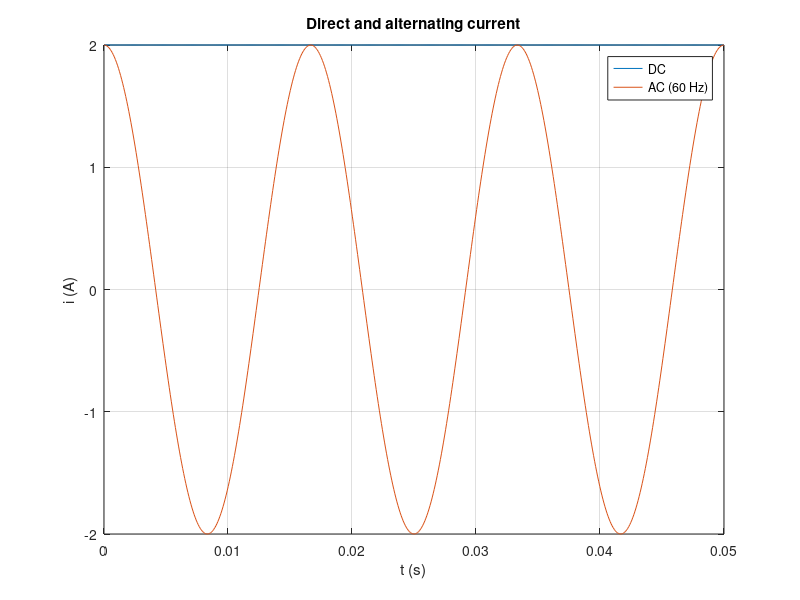

Write the MATLAB code that produced this figure.
% Circuits 1 — Voltage and Current
%title: Charge, Current and Voltage
%ar-title: الشحنة والتيار والجهد
%lesson: c1-variables-2
%course: circuits-1

%% The lesson's example
%ar: شحنة 120 C تمر بانتظام خلال دقيقة، ونقلها يحتاج 1440 J. التيار I = q/t، والجهد V = w/q، وعدد الإلكترونات في الثانية = I × 6.24 × 10^18.
q = 120; t = 60; w = 1440;
I = q / t;
V = w / q;
n = I * 6.24e18;
fprintf('I = %g A, V = %g V, electrons per second = %.4g\n', I, V, n)
%check: I == 2 && V == 12 && abs(n - 1.248e19) < 1e6

%% i = dq/dt numerically
%ar: إذا كانت الشحنة دالة في الزمن، فالتيار هو مشتقتها. نأخذ q(t) = 2t (تمر بانتظام) ونشتق رقميًا بـ diff.
tt = linspace(0, 5, 501); qq = 2 * tt;
ii = diff(qq) ./ diff(tt);
fprintf('current from dq/dt: min %.3f A, max %.3f A\n', min(ii), max(ii))
%check: max(abs(ii - 2)) < 1e-9

%%! Project idea: DC versus AC current
%ar: مشروع: نرسم تيارًا مستمرًا (DC) وتيارًا مترددًا (AC) يعكس اتجاهه دوريًا، كما في المحاضرة.
ts = linspace(0, 0.05, 600);
plot(ts, 2*ones(size(ts)), ts, 2*cos(2*pi*60*ts)); grid on
xlabel('t (s)'); ylabel('i (A)'); legend('DC', 'AC (60 Hz)'); title('Direct and alternating current')
